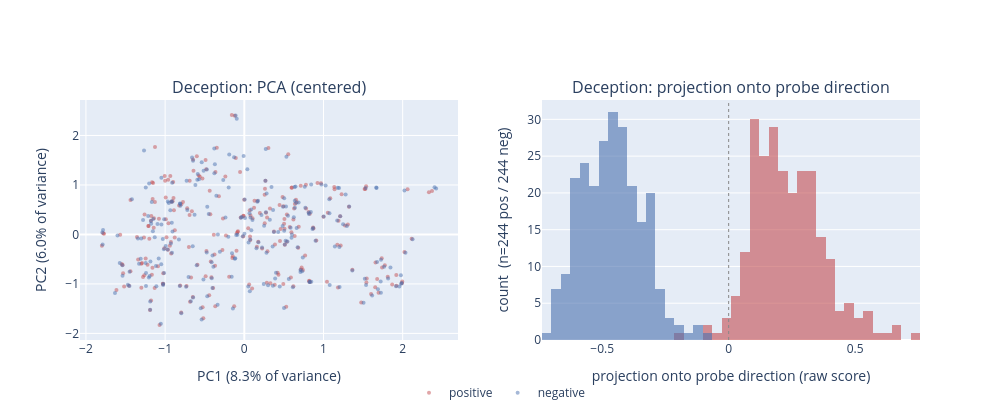

This figure's notebook cell:
### Code cell
pca_and_projection_panel(dec_train_mean, dec_train_labels, DEC_DETECT_LAYER, dec_mm_detect.direction, "Deception")

### Figure 1 — Plotly figure (JSON) as saved in the notebook; plotly's stock layout.template omitted (floating-point values rounded to 4 significant figures; data arrays with more than 128 entries replaced by an {"elided": "..."} marker saying what was removed)
{"data": [{"marker": {"color": "#c44e52", "opacity": 0.5, "size": 4}, "mode": "markers", "name": "positive", "type": "scatter", "x": {"elided": "244 float values"}, "xaxis": "x", "y": {"elided": "244 float values"}, "yaxis": "y"}, {"bingroup": "proj", "marker": {"color": "#c44e52"}, "name": "positive", "opacity": 0.6, "showlegend": false, "type": "histogram", "x": {"elided": "244 float values"}, "xaxis": "x2", "xbins": {"end": 0.7568, "size": 0.03738, "start": -0.7383}, "yaxis": "y2"}, {"marker": {"color": "#4c72b0", "opacity": 0.5, "size": 4}, "mode": "markers", "name": "negative", "type": "scatter", "x": {"elided": "244 float values"}, "xaxis": "x", "y": {"elided": "244 float values"}, "yaxis": "y"}, {"bingroup": "proj", "marker": {"color": "#4c72b0"}, "name": "negative", "opacity": 0.6, "showlegend": false, "type": "histogram", "x": {"elided": "244 float values"}, "xaxis": "x2", "xbins": {"end": 0.7568, "size": 0.03738, "start": -0.7383}, "yaxis": "y2"}], "layout": {"annotations": [{"font": {"size": 16}, "showarrow": false, "text": "Deception: PCA (centered)", "x": 0.225, "xanchor": "center", "xref": "paper", "y": 1, "yanchor": "bottom", "yref": "paper"}, {"font": {"size": 16}, "showarrow": false, "text": "Deception: projection onto probe direction", "x": 0.775, "xanchor": "center", "xref": "paper", "y": 1, "yanchor": "bottom", "yref": "paper"}], "barmode": "overlay", "height": 420, "legend": {"orientation": "h", "x": 0.5, "xanchor": "center", "y": -0.28, "yanchor": "bottom"}, "shapes": [{"line": {"color": "#888", "dash": "dot", "width": 1}, "type": "line", "x0": 0, "x1": 0, "xref": "x2", "y0": 0, "y1": 1, "yref": "y2 domain"}], "width": 1000, "xaxis": {"anchor": "y", "domain": [0, 0.45], "title": {"text": "PC1 (8.3% of variance)"}}, "xaxis2": {"anchor": "y2", "domain": [0.55, 1], "title": {"text": "projection onto probe direction (raw score)"}}, "yaxis": {"anchor": "x", "domain": [0, 1], "title": {"text": "PC2 (6.0% of variance)"}}, "yaxis2": {"anchor": "x2", "domain": [0, 1], "title": {"text": "count  (n=244 pos / 244 neg)"}}}}
